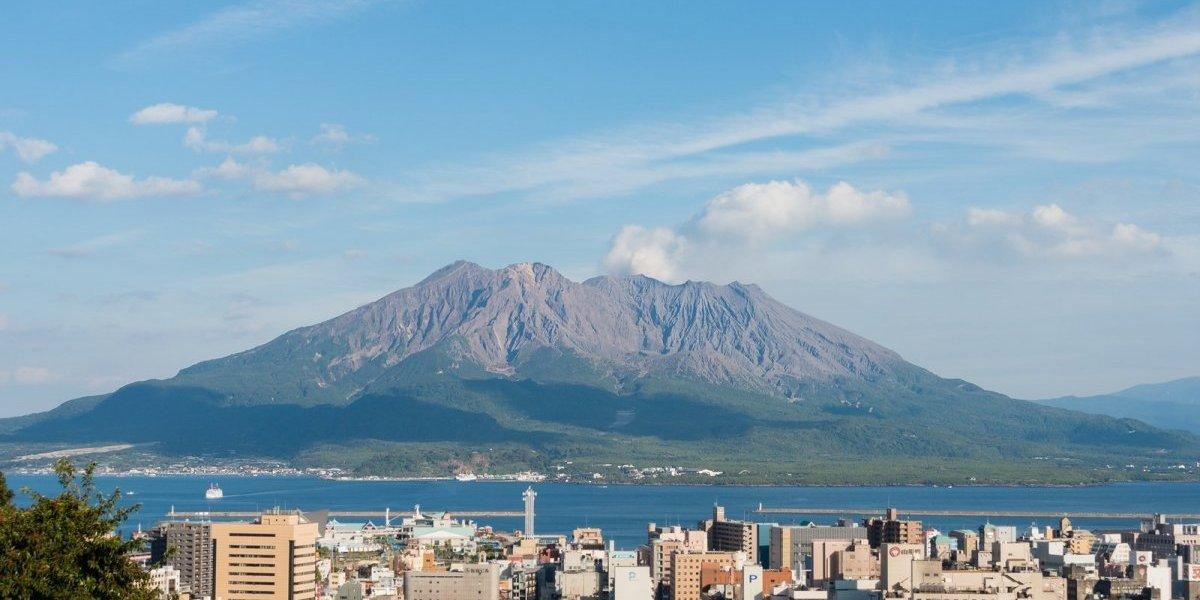
#> input picture 11/sakurajima.jpeg, 1200 x 600 px
$ python 11_sample01.py
#> lines starting #> are read from the running program, lines starting #| are printed output that depends on the picture; after the words box and inside, x2 and y2 are one past the last pixel; in counts of white or black regions, pixels touching at a corner belong together

# -*- coding: utf-8 -*-

'''

'''

import numpy as np
import cv2


# メイン関数
def main():
    # 画像を読み込む
    img = cv2.imread('sakurajima.jpeg',0)
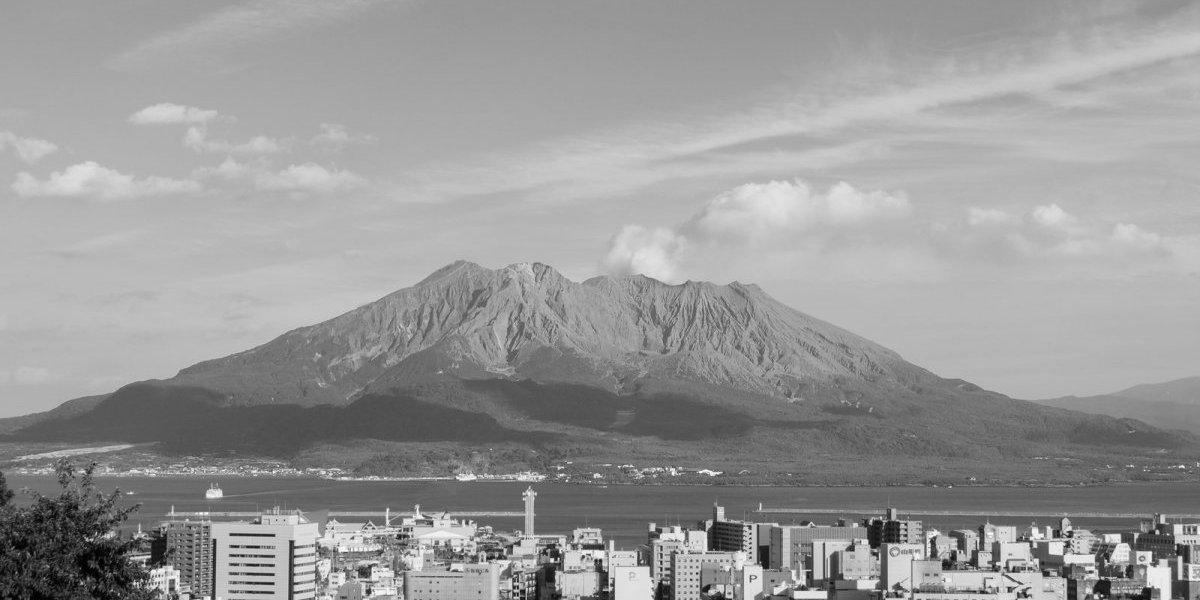
#> img: shape (600, 1200); min 0, max 255, mean 152.6
    rows, cols = img.shape
#> rows = 600; cols = 1200

    th, bin_image = cv2.threshold(img, 0, 255, cv2.THRESH_BINARY+cv2.THRESH_OTSU)
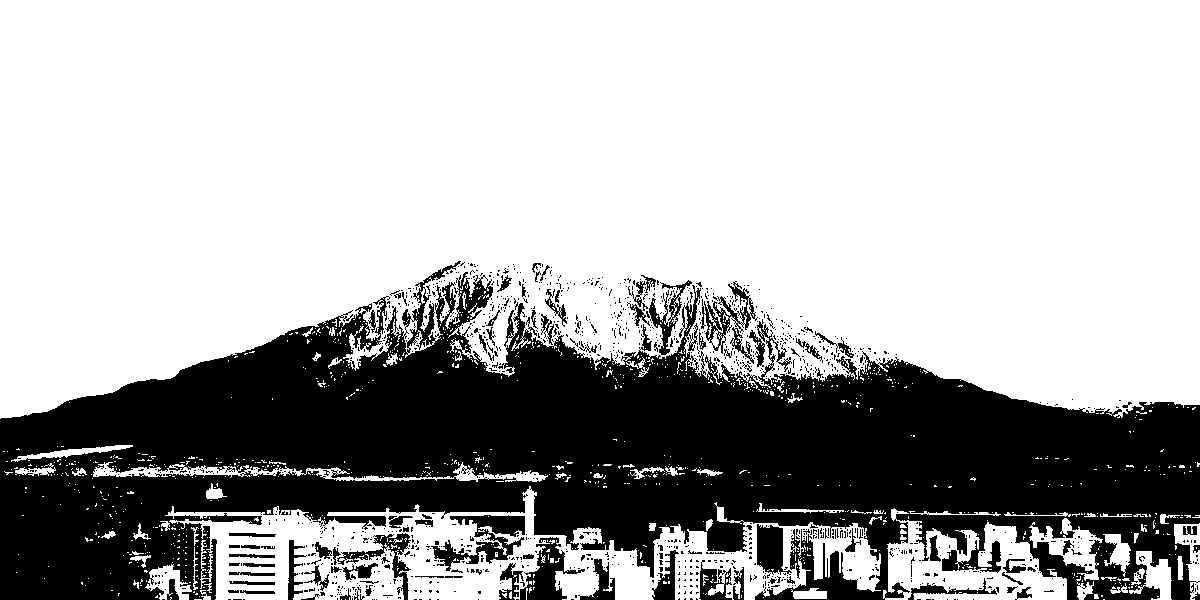
#> bin_image: shape (600, 1200); 68.3% white; 1210 black regions (1117 under 20 px), largest, box (x1, y1, x2, y2) and area: (0, 261, 1200, 600) 207297, (431, 515, 525, 571) 2126, (520, 537, 585, 600) 1629
#> th = 138
    rows, cols = bin_image.shape

    kernel = np.ones((5,5),np.uint8)
    erosion = cv2.erode(bin_image,kernel,iterations = 1)
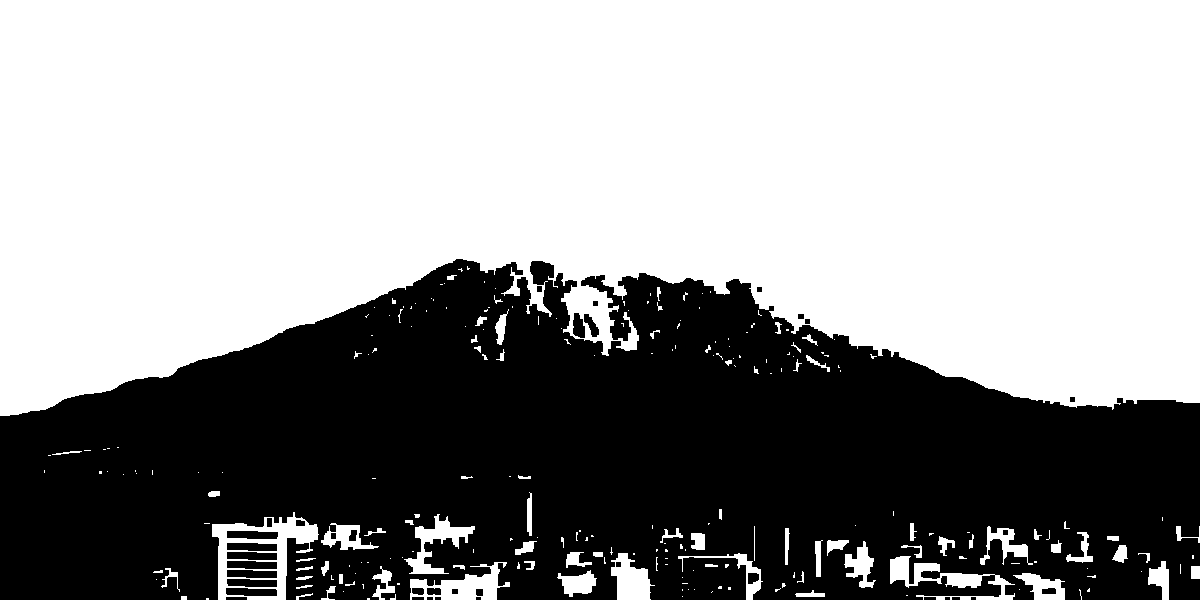
#> erosion: shape (600, 1200); 59.8% white; 37 black regions (5 under 20 px), largest, box (x1, y1, x2, y2) and area: (0, 259, 1200, 600) 285277, (227, 531, 278, 539) 366, (227, 561, 277, 569) 361

    cv2.namedWindow("original_image")
    cv2.namedWindow("binary_image")

    cv2.namedWindow("erosion")

    cv2.imshow("original_image", img)
    cv2.imshow("binary_image", bin_image)
    cv2.imshow("erosion", erosion)

    cv2.waitKey(0)
    cv2.destroyAllWindows()

if __name__ == "__main__":
    main()
